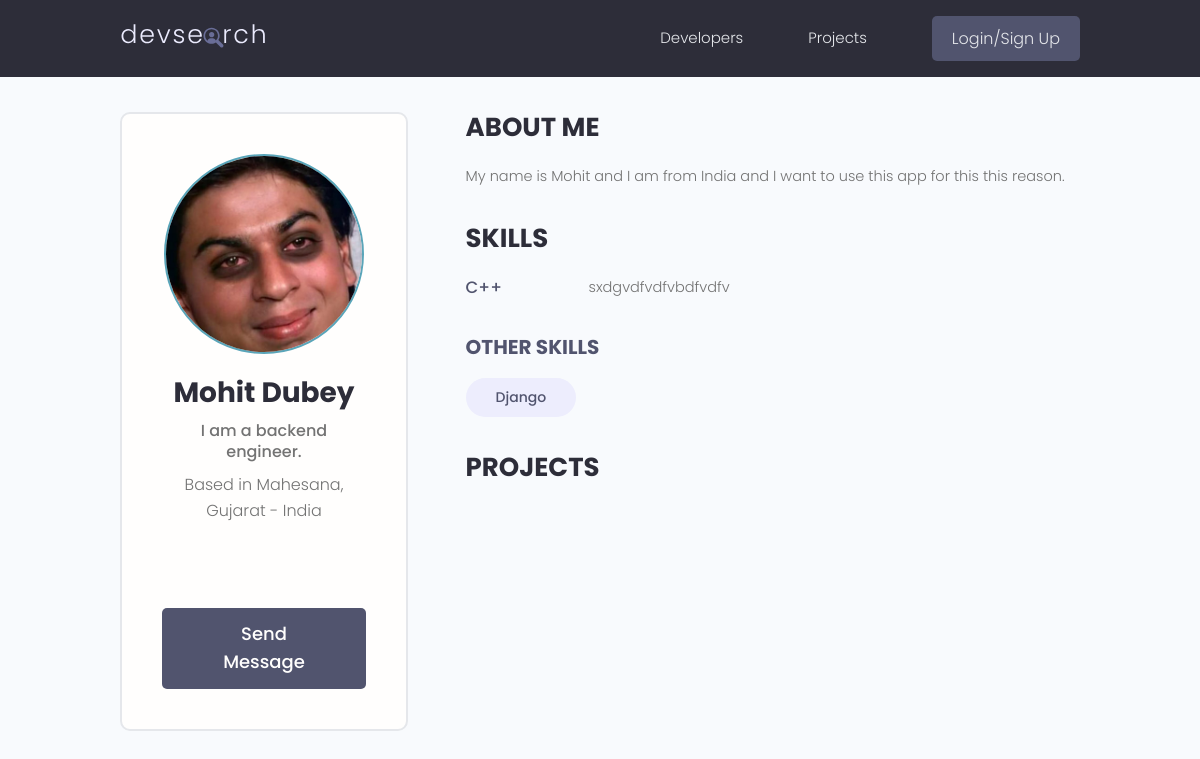
Screenshot of /profile/e49e8ade-671f-45e2-a867-9287a592b8e6/ with the database file from the repository.
### users/models.py (models this page shows, shortened)
class Profile(models.Model):
    users = models.OneToOneField(User, on_delete=models.CASCADE,null=True,blank=True)
    username = models.CharField(max_length=200,blank=True,null=True)
    location = models.CharField(max_length=200,blank=True,null=True)
    name = models.CharField(max_length=200,blank=True,null=True)
    email = models.EmailField(max_length=254,blank=True,null=True)
    short_intro = models.CharField(max_length=200,blank=True,null=True)
    bio = models.CharField(max_length=200,blank=True,null=True)
    profile_image = models.ImageField(null=True, blank = True, upload_to='profiles/', default = 'profiles/user.png')
    social_github = models.CharField(max_length=200,blank=True,null=True)
    social_linkedin = models.CharField(max_length=200,blank=True,null=True)
    social_twitter = models.CharField(max_length=200,blank=True,null=True)
    social_youtube = models.CharField(max_length=200,blank=True,null=True)
    created = models.DateTimeField(auto_now_add=True)
    id=models.UUIDField(default=uuid.uuid4,unique=True, primary_key=True ,editable=False)

class Skill(models.Model):
    owner = models.ForeignKey(Profile, on_delete=models.CASCADE,null=True,blank=True)
    name = models.CharField(max_length=200,blank=True,null=True)
    description = models.TextField(blank=True,null=True)
    created = models.DateTimeField(auto_now_add=True)
    id=models.UUIDField(default=uuid.uuid4,unique=True, primary_key=True ,editable=False)

### users/views.py (the view)
# urls.py: path('profile/<str:pk>/',views.userProfile,name='user-profile'),
def userProfile(request,pk):
    profile = Profile.objects.get(id=pk)
    topSkills = profile.skill_set.exclude(description__exact = "")
    otherSkills = profile.skill_set.filter(description="")
    context = {'profile':profile,'topSkills':topSkills,'otherSkills':otherSkills}
    return render(request,'users/user-profile.html',context)

### users/templates/users/user-profile.html (shortened to what this page needs)
{% extends 'main.html' %}
{% block body %}
<main class="profile my-md">
    <div class="container">
      <div class="layout">
        <div class="column column--1of3">
          <div class="card text-center">
            <div class="card__body dev">
              <img class="avatar avatar--xl" src="{{profile.profile_image.url}}" />
              <h2 class="dev__name">{{profile.name}}</h2>
              <p class="dev__title">{{profile.short_intro}}</p>
              <p class="dev__location">Based in {{profile.location}}</p>
              <ul class="dev__social">
              </ul>
              <a href="#" class="btn btn--sub btn--lg">Send Message </a>
            </div>
          </div>
        </div>
        <div class="column column--2of3">
          <div class="devInfo">
            <h3 class="devInfo__title">About Me</h3>
            <p class="devInfo__about">{{profile.bio}}</p>
          </div>
          <div class="devInfo">
            <h3 class="devInfo__title">Skills</h3>
            <div class="devInfo__skills">
              {% for skill in topSkills %}
              <div class="devSkill">
                <h4 class="devSkill__title">{{skill.name}}</h4>
                <p class="devSkill__info">{{skill.description}}</p>
              </div>
              {% endfor %}
              <h3 class="devInfo__subtitle">Other Skills</h3>
              <div class="devInfo__otherSkills">
                {% for skill in otherSkills %}
                <span class="tag tag--pill tag--sub tag--lg">
                  <small>{{skill.name}}</small>
                </span>
                {% endfor %}
              </div>
            </div>
          </div>
          <div class="devInfo">
            <h3 class="devInfo__title">Projects</h3>
          </div>
        </div>
      </div>
    </div>
  </main>
{% endblock body %}

### static/style/app.css (style rules this page uses)
:root { --color-sub: #2d2d39; }
.btn--sub { background-color: var(--color-sub-light); }
.card { border: 2px solid var(--color-light); }
img { width: 100%; }
.profile .card > .dev { padding: 4rem; }
.dev__name { color: var(--color-sub); font-size: 2.8rem; font-weight: 700; margin-top: 1rem; margin-bottom: 0.5rem; }
.dev__title { font-size: 1.6rem; font-weight: 500; line-height: 1.3; }
.dev__location { margin-top: 1rem; }
.dev__social { margin: 3rem 0; list-style: none; display: flex; justify-content: center; gap: 1.5rem; }
.devInfo { margin-bottom: 3rem; }
.devInfo__title, .devInfo__subtitle { font-size: 2.6rem; color: var(--color-sub); text-transform: uppercase; font-weight: 700; margin-bottom: 1.5rem; }
.devInfo__subtitle { font-size: 2rem; color: var(--color-sub-light); }
.devInfo__about, .devSkill__info { font-size: 1.45rem; line-height: 1.7; text-align: justify; }
.devSkill { margin-bottom: 3rem; }
.devSkill__title { font-size: 1.65rem; font-weight: 500; color: var(--color-sub-light); }
@media screen and (min-width: 700px) { .devSkill { display: flex; justify-content: space-between; gap: 3rem; } }
@media screen and (min-width: 700px) { .devSkill__info { flex-basis: 80%; } }

### static/uikit/styles/modules/_variables.css (style rules this page uses)
:root { --color-main: #5aa5b9; --color-main-light: #e6faff; --color-sub: #3f4156; --color-sub-light: #51546e; --color-sub-lighter: #ededfd; --color-text: #737373; --color-gray: #8b8b8b; --color-light: #e5e7eb; --color-light-gray: #767676; --color-bg: #f8fafd; --color-white: #fffefd; --color-white-light: #f3f3f3; --color-success: #359e64; --color-success-bg: #def8e8; --color-error: #fc4b0b; --color-error-bg: #fff2ee; --font-base: 'Poppins', arial, helvetica, 'Segoe UI', roboto, ubuntu, sans-serif; --font-monospace: 'Fira Code', 'Courier New', courier, monospace; --font-regular: 300; --font-medium: 500; --font-bold: 700; --generic-shadow: 1px 1px 5px #00000010; --generic-transition: all 0.3s ease-in-out; }

### static/uikit/styles/modules/_base.css (style rules this page uses)
* { margin: 0; padding: 0; box-sizing: border-box; text-rendering: optimizeLegibility; color: inherit; font-size: inherit; }
html { font-size: 50%; }
@media only screen and (min-width: 480px) { html { font-size: 56.25%; } }
@media only screen and (min-width: 1200px) { html { font-size: 62.5%; } }
body { line-height: 1.6; font-weight: 400; font-size: 1.5rem; color: var(--color-text); background-color: var(--color-bg); min-height: 100vh; }

### static/uikit/styles/modules/_typography.css (style rules this page uses)
* { font-family: var(--font-base); }
h2 { font-size: 3.6rem; font-weight: var(--font-bold); }
h3 { font-size: 3.2rem; font-weight: var(--font-medium); }
h4 { font-size: 2.8rem; font-weight: var(--font-medium); }
p, span, strong { font-size: 1.6rem; color: var(--color-text); font-weight: var(--font-regular); }
a { padding-bottom: 2px; text-decoration: none; display: inline-block; color: var(--color-main); font-weight: var(--font-medium); }

### static/uikit/styles/modules/_utilities.css (style rules this page uses)
.container { width: 92%; max-width: 165rem; margin: 0 auto; box-sizing: border-box; }
@media screen and (min-width: 1000px) { .container { width: 90%; } }
@media screen and (min-width: 1200px) { .container { width: 80%; } }
.text-center { text-align: center; }
.my-md { margin: 3rem auto; }

### static/uikit/styles/modules/_avatar.css (style rules this page uses)
.avatar { border-radius: 50%; border: 2px solid var(--color-main); object-fit: cover; }
.avatar--xl { height: 20rem; width: 20rem; }

### static/uikit/styles/modules/_button.css (style rules this page uses)
.btn { display: inline-block; position: relative; cursor: pointer; background-color: var(--color-light); font-weight: var(--font-medium); color: var(--color-sub); text-decoration: none; padding: 1rem 2rem; border-radius: 0.5rem; border: none; width: -webkit-fit-content; width: -moz-fit-content; width: fit-content; height: -webkit-fit-content; height: -moz-fit-content; height: fit-content; font-size: 1.6rem; outline-width: 0; outline-color: transparent; -webkit-backface-visibility: hidden; backface-visibility: hidden; transition: all 0.3s ease-in-out; }
.btn--sub { background-color: var(--color-sub); color: var(--color-white); }
.btn--lg { font-size: 1.8rem; padding: 1.2rem 4.5rem; }

### static/uikit/styles/modules/_card.css (style rules this page uses)
.card { border-radius: 1rem; background-color: var(--color-white); border: 1.5px solid var(--color-light); width: auto; height: auto; margin-top: 0.5rem; margin-bottom: 0.5rem; overflow: hidden; }
.card__body, .card__header { padding: 2rem 2.5rem; }

### static/uikit/styles/modules/_layout.css (style rules this page uses)
.layout { display: flex; flex-flow: row wrap; justify-content: space-between; }
.layout > .column { margin-bottom: 3rem; }
.layout > .column.column--1of3 { flex-basis: 30%; }
.layout > .column.column--2of3 { flex-basis: 64%; }

### rows the page displays
Profile: profile_image (picture), name "Mohit Dubey", short_intro "I am a backend engineer.", location "Mahesana, Gujarat - India", bio "My name is Mohit and I am from India and I want to use this app for this this reason."
Skill: name "C++", description "sxdgvdfvdfvbdfvdfv"
Skill: name "Django"
